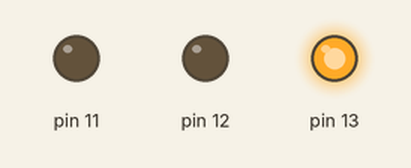
Simulated run of this sketch. Board: Arduino Uno, built with avr-gcc and run on an emulated ATmega328P. Parts: output pins drawn as LEDs (lit = HIGH).

Above: at 2.5 s.
At 7.5 s:
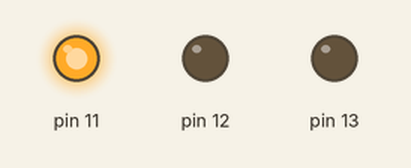
At 10.5 s:
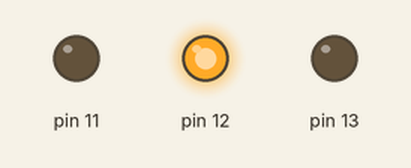
Timing chart, 0 to 14.3 s (numbered marks = the images above):
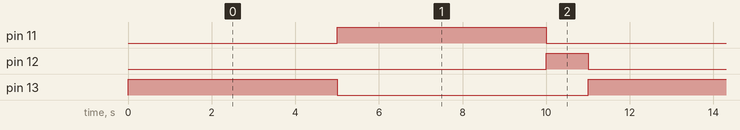

The sketch:

traffic_light.ino
```cpp
void setup() {
  // put your setup code here, to run once:
  pinMode(13,OUTPUT);
  pinMode(12,OUTPUT);
  pinMode(11,OUTPUT);
}

void loop() {
  // put your main code here, to run repeatedly:
  digitalWrite(12,LOW);
  digitalWrite(13,HIGH);
  delay(5000);
  digitalWrite(13,LOW);
  digitalWrite(11,HIGH);
  delay(5000);
  digitalWrite(11,LOW);
  digitalWrite(12,HIGH);
  delay(1000);
}
```

Measured:
- by itself, pin 11, pin 13: alternates HIGH for 5.0 s and LOW for 6.0 s
- by itself, pin 12: alternates HIGH for 1.0 s and LOW for 10.0 s
- by itself, everything shown: repeats every 11.0 s, in 3 steps
